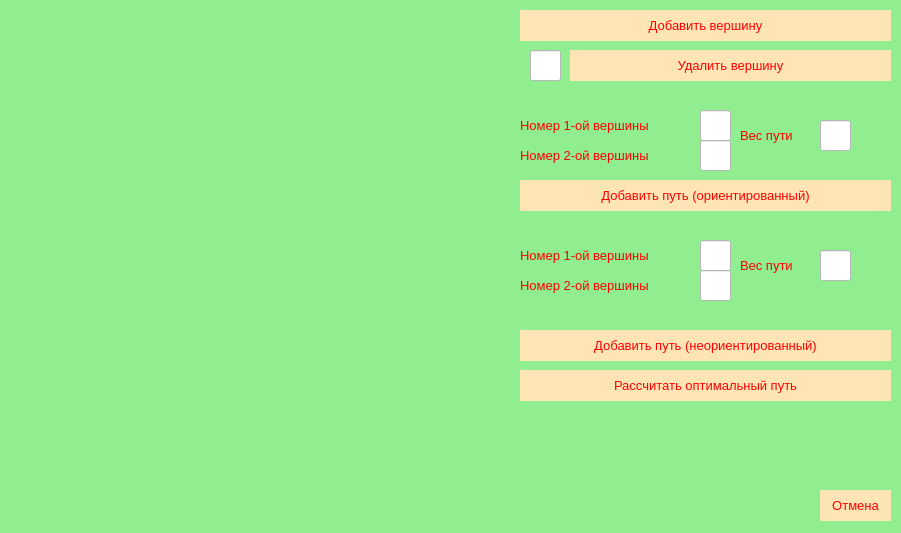
<?xml version="1.0" encoding="UTF-8"?>
<ui version="4.0">
 <class>TSP</class>
 <widget class="QMainWindow" name="TSP">
  <property name="geometry">
   <rect>
    <x>0</x>
    <y>0</y>
    <width>901</width>
    <height>533</height>
   </rect>
  </property>
  <property name="windowTitle">
   <string>TSP</string>
  </property>
  <property name="styleSheet">
   <string notr="true">background-color: #90EE90;</string>
  </property>
  <widget class="QWidget" name="centralwidget">
   <widget class="QWidget" name="verticalLayoutWidget">
    <property name="geometry">
     <rect>
      <x>10</x>
      <y>10</y>
      <width>501</width>
      <height>511</height>
     </rect>
    </property>
    <layout class="QVBoxLayout" name="verticalLayout"/>
   </widget>
   <widget class="QPushButton" name="Btn_Add_Top">
    <property name="geometry">
     <rect>
      <x>520</x>
      <y>10</y>
      <width>371</width>
      <height>31</height>
     </rect>
    </property>
    <property name="font">
     <font>
      <pointsize>10</pointsize>
     </font>
    </property>
    <property name="styleSheet">
     <string notr="true">color: red;
background-color: #FFE4B5;
border-radius: 30px solid;</string>
    </property>
    <property name="text">
     <string>Добавить вершину</string>
    </property>
   </widget>
   <widget class="QPushButton" name="Btn_Del_Top">
    <property name="geometry">
     <rect>
      <x>570</x>
      <y>50</y>
      <width>321</width>
      <height>31</height>
     </rect>
    </property>
    <property name="font">
     <font>
      <pointsize>10</pointsize>
     </font>
    </property>
    <property name="styleSheet">
     <string notr="true">color: red;
background-color: #FFE4B5;
border-radius: 30px solid;</string>
    </property>
    <property name="text">
     <string>Удалить вершину</string>
    </property>
   </widget>
   <widget class="QPushButton" name="Btn_Add_Edge_1">
    <property name="geometry">
     <rect>
      <x>520</x>
      <y>180</y>
      <width>371</width>
      <height>31</height>
     </rect>
    </property>
    <property name="font">
     <font>
      <pointsize>10</pointsize>
     </font>
    </property>
    <property name="styleSheet">
     <string notr="true">color: red;
background-color: #FFE4B5;
border-radius: 30px solid;</string>
    </property>
    <property name="text">
     <string>Добавить путь (ориентированный)</string>
    </property>
   </widget>
   <widget class="QPushButton" name="Btn_Add_Edge_2">
    <property name="geometry">
     <rect>
      <x>520</x>
      <y>330</y>
      <width>371</width>
      <height>31</height>
     </rect>
    </property>
    <property name="font">
     <font>
      <pointsize>10</pointsize>
     </font>
    </property>
    <property name="styleSheet">
     <string notr="true">color: red;
background-color: #FFE4B5;
border-radius: 30px solid;</string>
    </property>
    <property name="text">
     <string>Добавить путь (неориентированный)</string>
    </property>
   </widget>
   <widget class="QPushButton" name="Btn_Calculate">
    <property name="geometry">
     <rect>
      <x>520</x>
      <y>370</y>
      <width>371</width>
      <height>31</height>
     </rect>
    </property>
    <property name="font">
     <font>
      <pointsize>10</pointsize>
     </font>
    </property>
    <property name="styleSheet">
     <string notr="true">color: red;
background-color: #FFE4B5;
border-radius: 30px solid;</string>
    </property>
    <property name="text">
     <string>Рассчитать оптимальный путь</string>
    </property>
   </widget>
   <widget class="QLineEdit" name="LE_Del_Top_index">
    <property name="geometry">
     <rect>
      <x>530</x>
      <y>50</y>
      <width>31</width>
      <height>31</height>
     </rect>
    </property>
    <property name="font">
     <font>
      <pointsize>10</pointsize>
     </font>
    </property>
    <property name="styleSheet">
     <string notr="true">background-color: rgb(255, 255, 255);
color: rgb(97, 97, 97);</string>
    </property>
    <property name="text">
     <string/>
    </property>
    <property name="frame">
     <bool>true</bool>
    </property>
    <property name="alignment">
     <set>Qt::AlignCenter</set>
    </property>
    <property name="dragEnabled">
     <bool>false</bool>
    </property>
   </widget>
   <widget class="QLabel" name="L_Add_Edge_1_Top_1">
    <property name="geometry">
     <rect>
      <x>520</x>
      <y>110</y>
      <width>181</width>
      <height>31</height>
     </rect>
    </property>
    <property name="font">
     <font>
      <pointsize>10</pointsize>
     </font>
    </property>
    <property name="styleSheet">
     <string notr="true">color: red;</string>
    </property>
    <property name="text">
     <string>Номер 1-ой вершины</string>
    </property>
   </widget>
   <widget class="QLabel" name="L_Add_Edge_1_Top_2">
    <property name="geometry">
     <rect>
      <x>520</x>
      <y>140</y>
      <width>171</width>
      <height>31</height>
     </rect>
    </property>
    <property name="font">
     <font>
      <pointsize>10</pointsize>
     </font>
    </property>
    <property name="styleSheet">
     <string notr="true">color: red;</string>
    </property>
    <property name="text">
     <string>Номер 2-ой вершины</string>
    </property>
   </widget>
   <widget class="QLineEdit" name="LE_Add_Edge_1_Top_1">
    <property name="geometry">
     <rect>
      <x>700</x>
      <y>110</y>
      <width>31</width>
      <height>31</height>
     </rect>
    </property>
    <property name="font">
     <font>
      <pointsize>10</pointsize>
     </font>
    </property>
    <property name="styleSheet">
     <string notr="true">background-color: rgb(255, 255, 255);
color: rgb(97, 97, 97);</string>
    </property>
    <property name="text">
     <string/>
    </property>
    <property name="frame">
     <bool>true</bool>
    </property>
    <property name="alignment">
     <set>Qt::AlignCenter</set>
    </property>
    <property name="dragEnabled">
     <bool>false</bool>
    </property>
   </widget>
   <widget class="QLineEdit" name="LE_Add_Edge_1_Top_2">
    <property name="geometry">
     <rect>
      <x>700</x>
      <y>140</y>
      <width>31</width>
      <height>31</height>
     </rect>
    </property>
    <property name="font">
     <font>
      <pointsize>10</pointsize>
     </font>
    </property>
    <property name="styleSheet">
     <string notr="true">background-color: rgb(255, 255, 255);
color: rgb(97, 97, 97);</string>
    </property>
    <property name="frame">
     <bool>true</bool>
    </property>
    <property name="alignment">
     <set>Qt::AlignCenter</set>
    </property>
    <property name="dragEnabled">
     <bool>false</bool>
    </property>
   </widget>
   <widget class="QLabel" name="L_Add_Edge_1_Weight">
    <property name="geometry">
     <rect>
      <x>740</x>
      <y>120</y>
      <width>81</width>
      <height>31</height>
     </rect>
    </property>
    <property name="font">
     <font>
      <pointsize>10</pointsize>
     </font>
    </property>
    <property name="styleSheet">
     <string notr="true">color: red;</string>
    </property>
    <property name="text">
     <string>Вес пути</string>
    </property>
   </widget>
   <widget class="QLineEdit" name="LE_Add_Edge_1_Weight">
    <property name="geometry">
     <rect>
      <x>820</x>
      <y>120</y>
      <width>31</width>
      <height>31</height>
     </rect>
    </property>
    <property name="font">
     <font>
      <pointsize>10</pointsize>
     </font>
    </property>
    <property name="styleSheet">
     <string notr="true">background-color: rgb(255, 255, 255);
color: rgb(97, 97, 97);</string>
    </property>
    <property name="text">
     <string/>
    </property>
    <property name="frame">
     <bool>true</bool>
    </property>
    <property name="alignment">
     <set>Qt::AlignCenter</set>
    </property>
    <property name="dragEnabled">
     <bool>false</bool>
    </property>
   </widget>
   <widget class="QLabel" name="L_Add_Edge_2_Top_1">
    <property name="geometry">
     <rect>
      <x>520</x>
      <y>240</y>
      <width>181</width>
      <height>31</height>
     </rect>
    </property>
    <property name="font">
     <font>
      <pointsize>10</pointsize>
     </font>
    </property>
    <property name="styleSheet">
     <string notr="true">color: red;</string>
    </property>
    <property name="text">
     <string>Номер 1-ой вершины</string>
    </property>
   </widget>
   <widget class="QLineEdit" name="LE_Add_Edge_2_Top_1">
    <property name="geometry">
     <rect>
      <x>700</x>
      <y>240</y>
      <width>31</width>
      <height>31</height>
     </rect>
    </property>
    <property name="font">
     <font>
      <pointsize>10</pointsize>
     </font>
    </property>
    <property name="styleSheet">
     <string notr="true">background-color: rgb(255, 255, 255);
color: rgb(97, 97, 97);</string>
    </property>
    <property name="text">
     <string/>
    </property>
    <property name="frame">
     <bool>true</bool>
    </property>
    <property name="alignment">
     <set>Qt::AlignCenter</set>
    </property>
    <property name="dragEnabled">
     <bool>false</bool>
    </property>
   </widget>
   <widget class="QLabel" name="L_Add_Edge_2_Weight">
    <property name="geometry">
     <rect>
      <x>740</x>
      <y>250</y>
      <width>81</width>
      <height>31</height>
     </rect>
    </property>
    <property name="font">
     <font>
      <pointsize>10</pointsize>
     </font>
    </property>
    <property name="styleSheet">
     <string notr="true">color: red;</string>
    </property>
    <property name="text">
     <string>Вес пути</string>
    </property>
   </widget>
   <widget class="QLineEdit" name="LE_Add_Edge_2_Weight">
    <property name="geometry">
     <rect>
      <x>820</x>
      <y>250</y>
      <width>31</width>
      <height>31</height>
     </rect>
    </property>
    <property name="font">
     <font>
      <pointsize>10</pointsize>
     </font>
    </property>
    <property name="styleSheet">
     <string notr="true">background-color: rgb(255, 255, 255);
color: rgb(97, 97, 97);</string>
    </property>
    <property name="frame">
     <bool>true</bool>
    </property>
    <property name="alignment">
     <set>Qt::AlignCenter</set>
    </property>
    <property name="dragEnabled">
     <bool>false</bool>
    </property>
   </widget>
   <widget class="QLabel" name="L_Add_Edge_2_Top_2">
    <property name="geometry">
     <rect>
      <x>520</x>
      <y>270</y>
      <width>181</width>
      <height>31</height>
     </rect>
    </property>
    <property name="font">
     <font>
      <pointsize>10</pointsize>
     </font>
    </property>
    <property name="styleSheet">
     <string notr="true">color: red;</string>
    </property>
    <property name="text">
     <string>Номер 2-ой вершины</string>
    </property>
   </widget>
   <widget class="QLineEdit" name="LE_Add_Edge_2_Top_2">
    <property name="geometry">
     <rect>
      <x>700</x>
      <y>270</y>
      <width>31</width>
      <height>31</height>
     </rect>
    </property>
    <property name="font">
     <font>
      <pointsize>10</pointsize>
     </font>
    </property>
    <property name="styleSheet">
     <string notr="true">background-color: rgb(255, 255, 255);
color: rgb(97, 97, 97);</string>
    </property>
    <property name="frame">
     <bool>true</bool>
    </property>
    <property name="alignment">
     <set>Qt::AlignCenter</set>
    </property>
    <property name="dragEnabled">
     <bool>false</bool>
    </property>
   </widget>
   <widget class="QLabel" name="L_Result">
    <property name="geometry">
     <rect>
      <x>520</x>
      <y>410</y>
      <width>371</width>
      <height>21</height>
     </rect>
    </property>
    <property name="font">
     <font>
      <pointsize>10</pointsize>
     </font>
    </property>
    <property name="styleSheet">
     <string notr="true">color: rgb(168, 168, 129);</string>
    </property>
    <property name="text">
     <string/>
    </property>
   </widget>
   <widget class="QLabel" name="L_Path_length">
    <property name="geometry">
     <rect>
      <x>520</x>
      <y>440</y>
      <width>371</width>
      <height>21</height>
     </rect>
    </property>
    <property name="font">
     <font>
      <pointsize>10</pointsize>
     </font>
    </property>
    <property name="styleSheet">
     <string notr="true">color: rgb(168, 168, 129);</string>
    </property>
    <property name="text">
     <string/>
    </property>
   </widget>
   <widget class="QLabel" name="L_Errors">
    <property name="geometry">
     <rect>
      <x>520</x>
      <y>470</y>
      <width>371</width>
      <height>20</height>
     </rect>
    </property>
    <property name="font">
     <font>
      <pointsize>10</pointsize>
     </font>
    </property>
    <property name="styleSheet">
     <string notr="true">color:rgb(217, 0, 4);</string>
    </property>
    <property name="text">
     <string/>
    </property>
   </widget>
   <widget class="QPushButton" name="L_Clear">
    <property name="geometry">
     <rect>
      <x>820</x>
      <y>490</y>
      <width>71</width>
      <height>31</height>
     </rect>
    </property>
    <property name="font">
     <font>
      <pointsize>10</pointsize>
     </font>
    </property>
    <property name="styleSheet">
     <string notr="true">color: red;
background-color: #FFE4B5;
border-radius: 30px solid;</string>
    </property>
    <property name="text">
     <string>Отмена</string>
    </property>
   </widget>
  </widget>
 </widget>
 <resources/>
 <connections/>
</ui>
